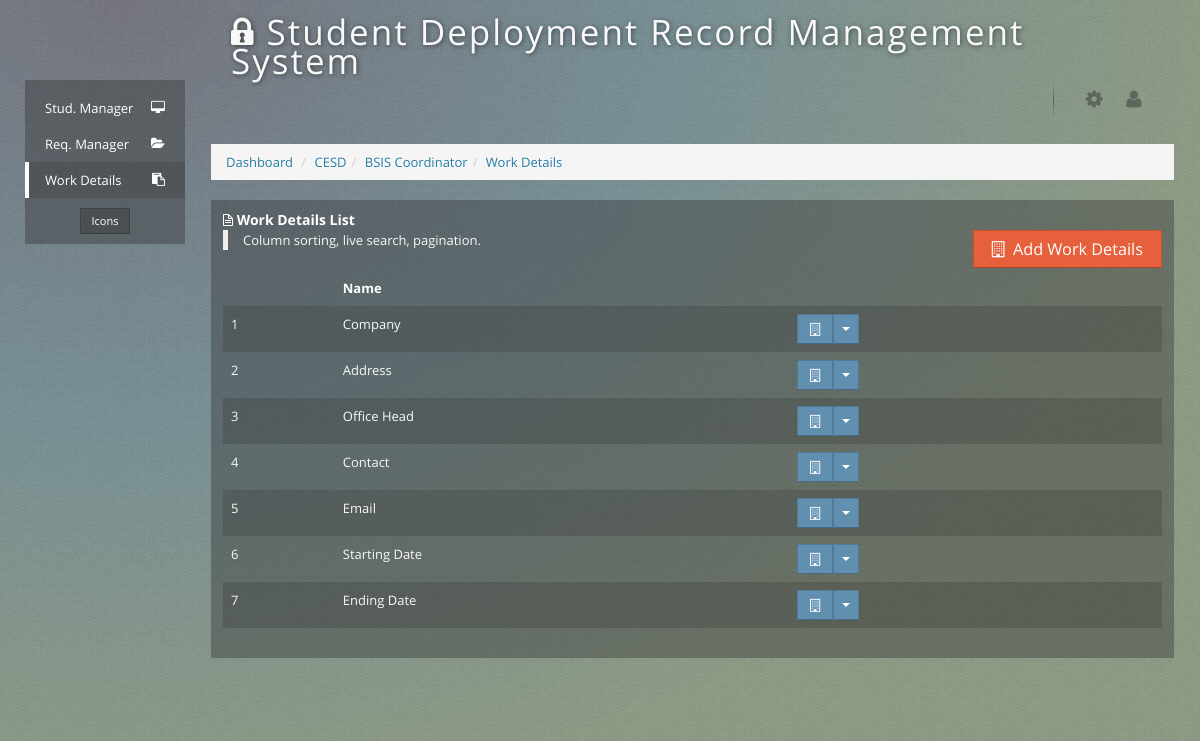
The app's page /work-manager.php (signed in) with its own data.
### tables this page shows
CREATE TABLE IF NOT EXISTS `settings` (
  `id` int(5) unsigned zerofill NOT NULL AUTO_INCREMENT,
  `title` varchar(200) NOT NULL,
  `year` varchar(10) NOT NULL,
  PRIMARY KEY (`id`)
);

CREATE TABLE IF NOT EXISTS `department` (
  `department_id` int(5) unsigned zerofill NOT NULL AUTO_INCREMENT,
  `name` varchar(100) NOT NULL,
  `label` varchar(32) NOT NULL,
  PRIMARY KEY (`department_id`)
);

CREATE TABLE IF NOT EXISTS `workdata` (
  `workdata_id` int(5) unsigned zerofill NOT NULL AUTO_INCREMENT,
  `department_id` int(5) unsigned zerofill NOT NULL,
  `label` varchar(200) NOT NULL,
  `name` varchar(200) NOT NULL,
  PRIMARY KEY (`workdata_id`),
  KEY `department_id` (`department_id`)
);

### inc/functions.php (called while the page is built, shortened)
<?php
function getSettings(){
	$result=mysql_query("select * from settings");
	$row=mysql_fetch_assoc($result);
	return $row;
}
function getPersonData($id,$who){
if($who):
$result = mysql_query("SELECT *,concat(`fname`,' ',`mname`,' ',`lname`) as name FROM `coordinator` where `coordinator_id` = '$id' ") or die(mysql_error());
else:
$result = mysql_query("SELECT *,concat(`fname`,' ',`mname`,' ',`lname`) as name FROM `student` where `student_id` = '$id' ") or die(mysql_error());
endif;
  $row = mysql_fetch_assoc($result);
  return $row;
}
function getDepartment($department_id){
	$result = mysql_query("SELECT * FROM `department` where `department_id` = '$department_id' ") or die(mysql_error());
  $row = mysql_fetch_assoc($result);
  return $row;
}
$set=getSettings();
?>

### work-manager.php (the view, shortened to what this page needs)
<?php
require_once("inc/functions.php");
$id = $_SESSION['coordinator'];
$me = getPersonData($id,1);
$course = $_SESSION['course'];
$dept = getDepartment($me['department_id']);
$department_id = $dept['department_id'];
	?>
<!DOCTYPE html>
<html>
<head>
    <link href="css/application.min.css" rel="stylesheet" />
</head>
<body class="background-dark">
<nav id="sidebar" class="sidebar nav-collapse collapse">
    <ul id="side-nav" class="side-nav">
		  <li>
            <a href="./" ><i class="icon-desktop"></i> <span class="name">Stud. Manager</span></a>
        </li>
        <li>
            <a href="requirement-manager.php"><i class="icon-folder-open"></i> <span class="name">Req. Manager</span></a>
        </li>
        <li class="active">
            <a href="work-manager.php"><i class="icon-paste"></i> <span class="name">Work Details</span></a>
        </li>
</ul>
    <div id="sidebar-settings" class="settings">
    </div>
</nav>
<div class="wrap">
     <header class="page-header">
        <div class="navbar">
            <div class="navbar-inner">
                <div class="container-fluid">
            <p class="pull-left testes"><i class="icon-lock icon32"></i> <?=$set['title']; ?></p>
                <ul class="nav pull-right">
              <li class="hidden-phone">
                        <a href="#" id="settings" title="Settings" data-toggle="popover" data-placement="bottom">
                            <i class="icon-cog"></i>                        </a>                    </li>
              <li class="hidden-phone dropdown">
                        <a href="#" title="Account" id="account" class="dropdown-toggle" data-toggle="dropdown">
                            <i class="icon-user"></i>
                        </a>
                    </li>
                </ul>
              </div>
            </div>
        </div>
    </header>
    <div class="content container-fluid">
        <div class="row-fluid">
            <div class="span12">
			<ul class="breadcrumb">
                    <li>
                        <a href="./" class="style1">Dashboard</a> <span class="divider">/</span>                    </li>
<li>
                        <a href="#" class="style1"><?=$dept['label']; ?></a><span class="divider">/</span>                    </li>
<li>
                        <a href="#" class="style1"><?=$course['clabel']; ?> Coordinator</a><span class="divider">/</span>                    </li>
<li>
                        <a href="#" class="style1">Work Details</a>                    </li>
              </ul>
            </div>
        </div>
        <div class="row-fluid">
            <div class="span12">
                 <section class="widget">
                    <header>
                        <h4>
                            <i class="icon-file-alt"></i>
                            Work Details List                        </h4> <div class="pull-right"><button class="btn btn-danger btn-large" id="add"><i class=" icon-building" > </i> &nbsp;Add Work Details</button></div>
						   <blockquote>
                            Column sorting, live search, pagination.                        </blockquote>
                   </header>
                    <div class="body">
                        <table id="datatable-table" class="table table-striped">
                            <thead>
                            <tr>
                                <th class="no-sort">&nbsp;</th>
                                <th>Name</th>
                                <th class="no-sort">&nbsp;</th>
                            </tr>
                            </thead>
                            <tbody>
                           <?php
						   $y=1;
						   $result = mysql_query("select * from workdata where `department_id` = '$department_id' ") or die(mysql_error());
						   while($row=mysql_fetch_array($result)):
						 extract($row);
						  ?>
						  <tr><td><?=$y; ?></td><td><?=$label; ?></td>
						  <td><div class="btn-group">
                                  <a class="btn btn-primary" href="#"><i class="icon-building icon-white"></i></a>
                                  <a class="btn btn-primary dropdown-toggle" data-toggle="dropdown" href="#"><span class="caret"></span></a>
                                </div></td></tr>
                          <?php
						  $y++;
						  endwhile;
						  ?>
						  </tbody>
                        </table>
                    </div>
                </section>
            </div>
        </div>
    </div>
</div>
</body>
</html>

### work-manager.php (style rules this page uses)
.testes { letter-spacing:2px; text-shadow:1px 1px 5px rgba(0, 0, 0, 0.5); font-size: 35px; }
.style1 { color: #267BA4 }

### records on screen
settings: title "Student Deployment Record Management System"
department: label "CESD"
workdata: label "Company"
workdata: label "Address"
workdata: label "Office Head"
workdata: label "Contact"
workdata: label "Email"
workdata: label "Starting Date"
workdata: label "Ending Date"

### other values on screen
$course['clabel'] "BSIS"
